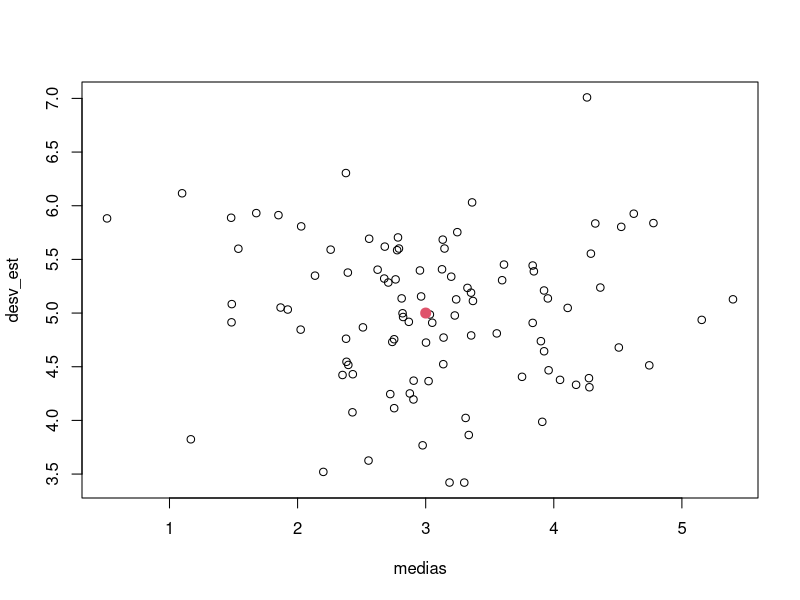
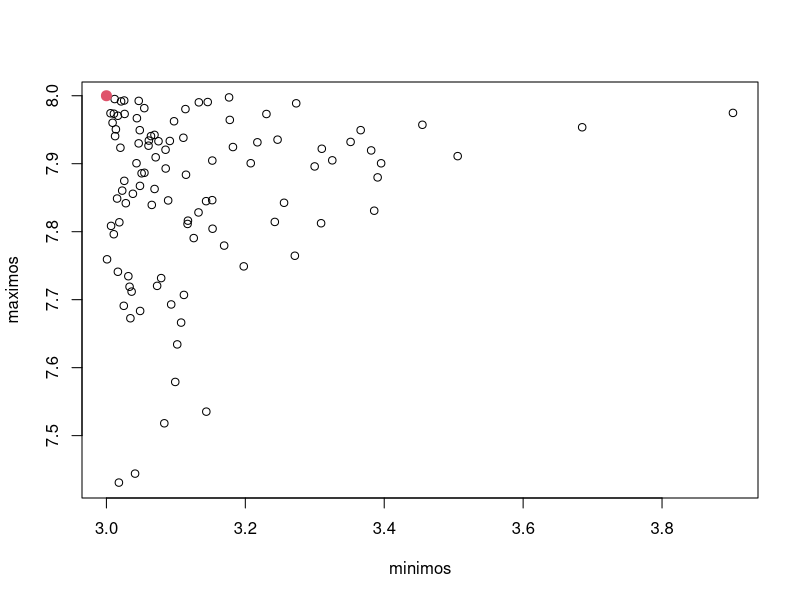
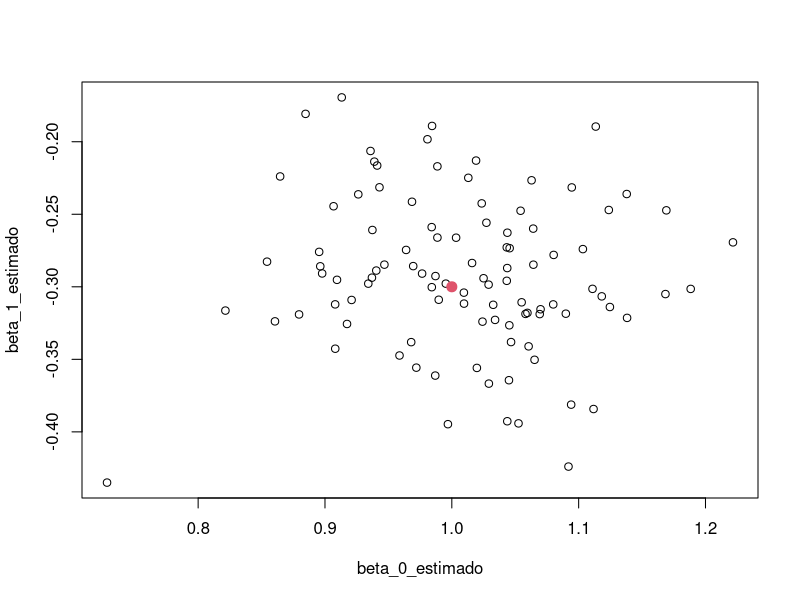
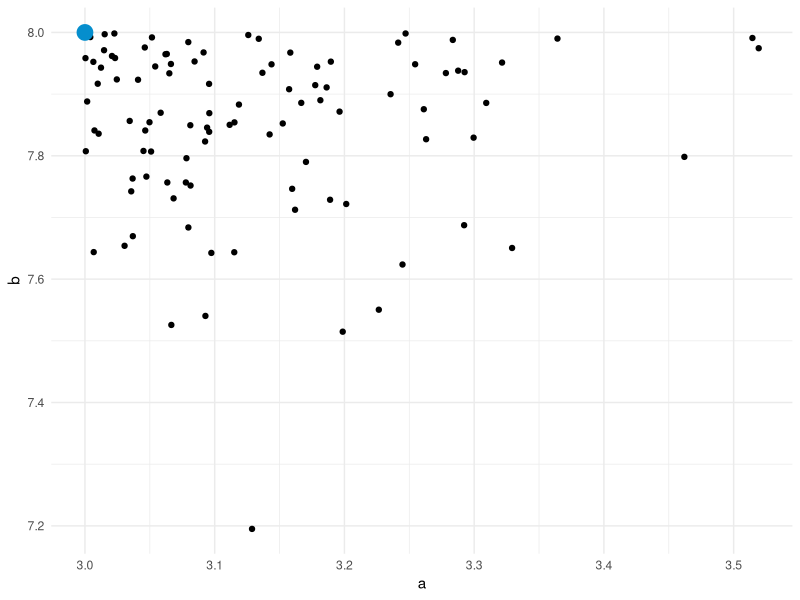
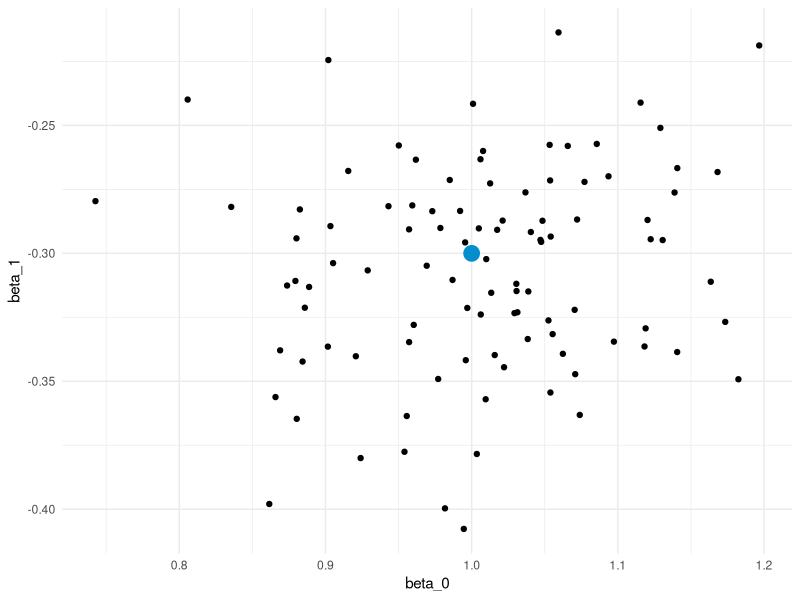

Source code (R) for these figures, in order:

# En el espacio de par?metros podemos ver los par?metros y sus est --------


# Distribuci?n normal -----------------------------------------------------

tamano_muestral <- 35
iteraciones <- 100

medias <- vector()
desv_est <- vector()

media_poblacional <- 3
desv_est_poblacional <- 5

for(i in seq_len(iteraciones)){
  muestra <- rnorm(tamano_muestral, media_poblacional, desv_est_poblacional)
  medias[i] <- mean(muestra)
  desv_est[i] <- sd(muestra)
}

plot(medias, desv_est)
points(media_poblacional, desv_est_poblacional, col = 2, cex = 2, pch = 20)


# Distribuci?n uniforme ---------------------------------------------------


tamano_muestral <- 35
iteraciones <- 100


minimo_poblacional <- 3
maximo_poblacional <- 8

minimos <- vector()
maximos <- vector()

for(i in seq_len(iteraciones)){
  muestra <- runif(tamano_muestral, minimo_poblacional, maximo_poblacional)
  minimos[i] <- min(muestra)
  maximos[i] <- max(muestra)
}

plot(minimos, maximos)
points(minimo_poblacional, maximo_poblacional, col = 2, cex = 2, pch = 20)


# regresi?n lineal --------------------------------------------------------

tamano_muestral <- 35
iteraciones <- 100


beta_0 <- 1
beta_1 <- -0.3

beta_0_estimado <- vector()
beta_1_estimado <- vector()

genera_y <- function(x, beta_0, beta_1){
  beta_1*x + beta_0 + rnorm(length(x), 0, 0.5)
}

for(i in seq_len(iteraciones)){
  X <- seq(-3, 3, length.out = tamano_muestral)
  Y <- genera_y(X, beta_0, beta_1)
  betas_estimados <- coef(lm(Y ~ X)) 
  #lm funcion linear model de R
  beta_0_estimado[i] <- betas_estimados[1]
  beta_1_estimado[i] <- betas_estimados[2]
}

plot(beta_0_estimado, beta_1_estimado)
points(beta_0, beta_1, col = 2, cex = 2, pch = 20)




# Tidy approach -----------------------------------------------------------



# paquetes ----------------------------------------------------------------

library(tibble)
library("dplyr")
library("ggplot2")
library("magrittr")
library("purrr")

colores_platzi <- c("#78D92A", "#002E4E", "#058ECD", "#ED2B05", "#F4F7F4")

tamano_muestral <- 35
iteraciones <- 100

# Distribuci?n uniforme ---------------------------------------------------

minimo_poblacional <- 3
maximo_poblacional <- 8

tibble(
  muestras = replicate(iteraciones, runif(tamano_muestral, minimo_poblacional, maximo_poblacional), simplify = FALSE),
  a = map_dbl(muestras, min),
  b = map_dbl(muestras, max)
) -> simulaciones

qplot(a, b, data = simulaciones) + 
  annotate("point", 3, 8, colour = colores_platzi[3], size = 5) +
  theme_minimal()


# Regresi?n lineal simple -------------------------------------------------

beta_0 <- 1
beta_1 <- -0.3

estima_betas <- function(x, y){
  coef(lm(y ~ x))
}

tibble(
  datos_x = replicate(iteraciones, seq(-3, 3, length.out = tamano_muestral), simplify = FALSE),
  datos_y = map(datos_x, genera_y, beta_0, beta_1),
  betas = map2(datos_x, datos_y, estima_betas),
  beta_0 = map_dbl(betas, extract, 1),
  beta_1 = map_dbl(betas, extract, 2),
  # plot = map2(datos_x, datos_y, plot)
) -> simulaciones

qplot(beta_0, beta_1, data = simulaciones) + 
  annotate("point", 1, -0.3, colour = colores_platzi[3], size = 5) +
  theme_minimal()